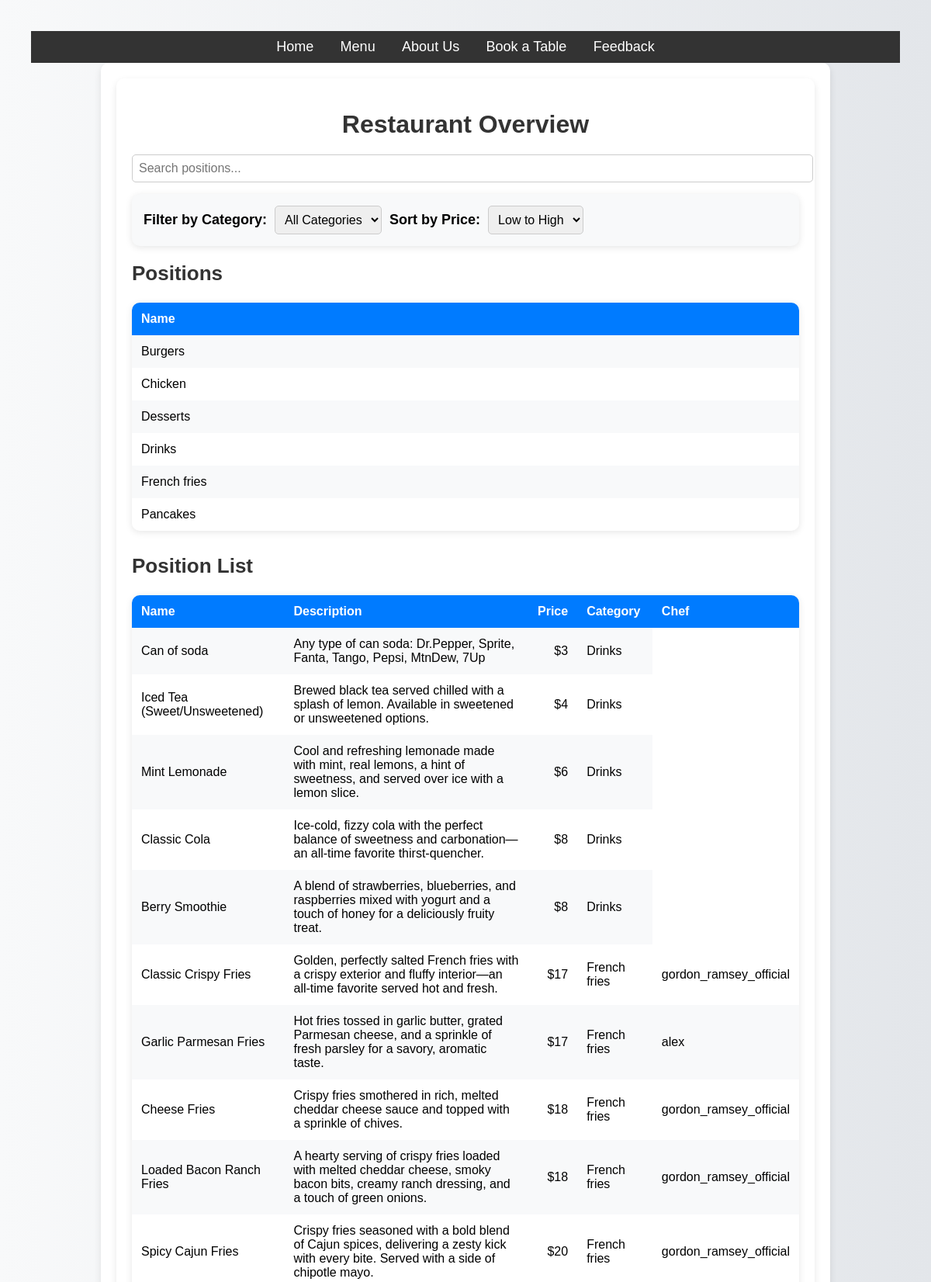
Page /restaurant_app/ (upper part) on the committed database.
### restaurant_app/models.py (models this page shows, shortened)
class Position(models.Model):
    position_name = models.CharField(max_length=15)

class PositionList(models.Model):
    position_name = models.CharField(max_length=40)
    description = models.TextField(blank=False)
    price = models.IntegerField()
    category = models.ForeignKey(
        Position, related_name="name", on_delete=models.CASCADE
    )
    chef = models.ForeignKey(
        "Chef",
        related_name="positions",
        on_delete=models.CASCADE,
        null=True,
        blank=True
    )

class Chef(AbstractUser):
    is_chef = models.BooleanField(default=False)
    def __str__(self):
        return self.username

### restaurant_app/views.py (the view)
# urls.py: path("", HomeView.as_view(), name="home"),
class HomeView(ListView):
    template_name = "restaurant_app/home.html"
    context_object_name = "position_list"
    model = PositionList
    def get_queryset(self):
        category_id = self.request.GET.get("category_id")
        sort_order = self.request.GET.get("sort", "asc")
        queryset = PositionList.objects.all()
        if category_id:
            queryset = queryset.filter(category_id=category_id)
        return queryset.order_by("-price" if sort_order == "desc" else "price")
    def get_context_data(self, **kwargs):
        context = super().get_context_data(**kwargs)
        context.update(
            {
                "positions": Position.objects.all().order_by("position_name"),
                "reviews": Feedback.objects.all().order_by("-id")[:5],
                "selected_category": self.request.GET.get("category_id"),
                "selected_sort": self.request.GET.get("sort", "asc"),
            }
        )
        return context

### templates/restaurant_app/home.html (shortened to what this page needs)
{% extends 'base.html' %}
{% load static %}
{% block content %}
  <link rel="stylesheet" type="text/css" href="{% static 'css/home.css' %}">
<div class="container">
    <h1 style="text-align: center; font-size: 32px; margin-bottom: 20px; color: #333;">Restaurant Overview</h1>
  <label>
    <input type="text" class="search-bar" placeholder="Search positions..." onkeyup="filterTable()">
  </label>
  <form method="GET" style="display: flex; gap: 10px; align-items: center; background: #f8f9fa; padding: 15px; border-radius: 10px; box-shadow: 0 2px 10px rgba(0, 0, 0, 0.1);">
        <label for="category_id" style="font-size: 18px; font-weight: bold;">Filter by Category:</label>
        <select name="category_id" id="category_id" class="filter" style="padding: 8px; font-size: 16px; border-radius: 5px; border: 1px solid #ccc;">
            <option value="">All Categories</option>
        </select>
        <label for="sort" style="font-size: 18px; font-weight: bold;">Sort by Price:</label>
        <select name="sort" id="sort" class="filter" style="padding: 8px; font-size: 16px; border-radius: 5px; border: 1px solid #ccc;">
            <option value="asc">Low to High</option>
        </select>
    </form>
    <h2 style="font-size: 26px; margin-top: 20px; color: #333;">Positions</h2>
    <table id="positionsTable">
        <tr>
            <th>Name</th>
        </tr>
        {% for position in positions %}
        <tr>
            <td>{{ position.position_name }}</td>
        </tr>
        {% empty %}
        <tr>
            <td style="text-align: center; font-style: italic;">No positions available</td>
        </tr>
        {% endfor %}
    </table>
    <h2 style="font-size: 26px; margin-top: 30px; color: #333;">Position List</h2>
    <table id="positionListTable">
        <tr>
            <th>Name</th>
            <th>Description</th>
            <th style="text-align: right;">Price</th>
            <th>Category</th>
            <th>Chef</th>
        </tr>
        {% for item in position_list %}
        <tr>
            <td>{{ item.position_name }}</td>
            <td>{{ item.description }}</td>
            <td style="text-align: right;">${{ item.price }}</td>
            <td>{{ item.category.position_name }}</td>
            <td style="display: {% if not item.chef %} none {% else %} table-cell {% endif %};">
                {{ item.chef }}
            </td>
        </tr>
        {% empty %}
        <tr>
            <td colspan="5" style="text-align: center; font-style: italic;">No position list available</td>
        </tr>
        {% endfor %}
    </table>
</div>
{% endblock %}

### static/css/home.css (style rules this page uses)
body { font-family: Arial, sans-serif; background: linear-gradient(to right, #f8f9fa, #e3e6ea); }
.container { max-width: 900px; margin: auto; padding: 20px; background: white; border-radius: 10px; box-shadow: 0 4px 10px rgba(0, 0, 0, 0.1); }
table { width: 100%; border-collapse: collapse; box-shadow: 0 2px 10px rgba(0, 0, 0, 0.1); border-radius: 10px; overflow: hidden; }
th, td { padding: 12px; text-align: left; }
tr:nth-child(even) { background-color: #f8f9fa; }
th { background: #007bff; color: white; }
.search-bar { width: 100%; padding: 8px; font-size: 16px; border-radius: 5px; border: 1px solid #ccc; margin-bottom: 15px; }

### templates/base.html (style rules this page uses)
body { font-family: Arial, sans-serif; margin: 20px; padding: 20px; background-color: #f8f8f8; }
.container { max-width: 800px; margin: auto; background: white; padding: 20px; border-radius: 8px; box-shadow: 0px 0px 10px rgba(0, 0, 0, 0.1); }
h1 { text-align: center; color: #333; }

### rows in the picture
Position: position_name "Burgers"
Position: position_name "Chicken"
Position: position_name "Desserts"
Position: position_name "Drinks"
Position: position_name "French fries"
Position: position_name "Pancakes"
PositionList: position_name "Can of soda", description "Any type of can soda: Dr.Pepper, Sprite, Fanta, Tango, Pepsi, MtnDew, 7Up", price "3", category.position_name "Drinks"
PositionList: position_name "Iced Tea (Sweet/Unsweetened)", description "Brewed black tea served chilled with a splash of lemon. Available in sweetened or unsweetened options.", price "4", category.position_name "Drinks"
PositionList: position_name "Mint Lemonade", description "Cool and refreshing lemonade made with mint, real lemons, a hint of sweetness, and served over ice with a lemon slice.", price "6", category.position_name "Drinks"
PositionList: position_name "Classic Cola", description "Ice-cold, fizzy cola with the perfect balance of sweetness and carbonation—an all-time favorite thirst-quencher.", price "8", category.position_name "Drinks"
PositionList: position_name "Berry Smoothie", description "A blend of strawberries, blueberries, and raspberries mixed with yogurt and a touch of honey for a deliciously fruity treat.", price "8", category.position_name "Drinks"
PositionList: position_name "Classic Crispy Fries", description "Golden, perfectly salted French fries with a crispy exterior and fluffy interior—an all-time favorite served hot and fresh.", price "17", category.position_name "French fries", chef "gordon_ramsey_official"
PositionList: position_name "Garlic Parmesan Fries", description "Hot fries tossed in garlic butter, grated Parmesan cheese, and a sprinkle of fresh parsley for a savory, aromatic taste.", price "17", category.position_name "French fries", chef "alex"
PositionList: position_name "Cheese Fries", description "Crispy fries smothered in rich, melted cheddar cheese sauce and topped with a sprinkle of chives.", price "18", category.position_name "French fries", chef "gordon_ramsey_official"
PositionList: position_name "Loaded Bacon Ranch Fries", description "A hearty serving of crispy fries loaded with melted cheddar cheese, smoky bacon bits, creamy ranch dressing, and a touch of green onions.", price "18", category.position_name "French fries", chef "gordon_ramsey_official"
PositionList: position_name "Spicy Cajun Fries", description "Crispy fries seasoned with a bold blend of Cajun spices, delivering a zesty kick with every bite. Served with a side of chipotle mayo.", price "20", category.position_name "French fries", chef "gordon_ramsey_official"
